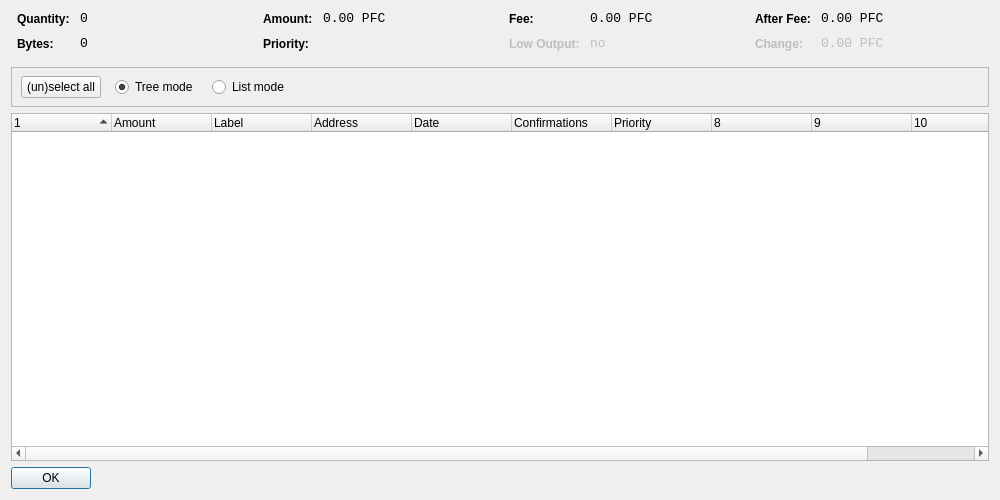
<?xml version="1.0" encoding="UTF-8"?>
<ui version="4.0">
 <class>CoinControlDialog</class>
 <widget class="QDialog" name="CoinControlDialog">
  <property name="geometry">
   <rect>
    <x>0</x>
    <y>0</y>
    <width>1000</width>
    <height>500</height>
   </rect>
  </property>
  <property name="windowTitle">
   <string>Coin Control</string>
  </property>
  <layout class="QVBoxLayout" name="verticalLayout">
   <item>
    <layout class="QHBoxLayout" name="horizontalLayoutTop" stretch="0,0,0,0">
     <property name="topMargin">
      <number>0</number>
     </property>
     <property name="bottomMargin">
      <number>10</number>
     </property>
     <item>
      <layout class="QFormLayout" name="formLayoutCoinControl1">
       <property name="horizontalSpacing">
        <number>10</number>
       </property>
       <property name="verticalSpacing">
        <number>10</number>
       </property>
       <property name="leftMargin">
        <number>6</number>
       </property>
       <property name="rightMargin">
        <number>6</number>
       </property>
       <item row="0" column="0">
        <widget class="QLabel" name="labelCoinControlQuantityText">
         <property name="styleSheet">
          <string notr="true">font-weight:bold;</string>
         </property>
         <property name="text">
          <string>Quantity:</string>
         </property>
        </widget>
       </item>
       <item row="0" column="1">
        <widget class="QLabel" name="labelCoinControlQuantity">
         <property name="font">
          <font>
           <family>Monospace</family>
           <pointsize>10</pointsize>
          </font>
         </property>
         <property name="cursor">
          <cursorShape>IBeamCursor</cursorShape>
         </property>
         <property name="contextMenuPolicy">
          <enum>Qt::ActionsContextMenu</enum>
         </property>
         <property name="text">
          <string notr="true">0</string>
         </property>
         <property name="textInteractionFlags">
          <set>Qt::LinksAccessibleByMouse|Qt::TextSelectableByKeyboard|Qt::TextSelectableByMouse</set>
         </property>
        </widget>
       </item>
       <item row="1" column="0">
        <widget class="QLabel" name="labelCoinControlBytesText">
         <property name="styleSheet">
          <string notr="true">font-weight:bold;</string>
         </property>
         <property name="text">
          <string>Bytes:</string>
         </property>
        </widget>
       </item>
       <item row="1" column="1">
        <widget class="QLabel" name="labelCoinControlBytes">
         <property name="font">
          <font>
           <family>Monospace</family>
           <pointsize>10</pointsize>
          </font>
         </property>
         <property name="cursor">
          <cursorShape>IBeamCursor</cursorShape>
         </property>
         <property name="contextMenuPolicy">
          <enum>Qt::ActionsContextMenu</enum>
         </property>
         <property name="text">
          <string notr="true">0</string>
         </property>
         <property name="textInteractionFlags">
          <set>Qt::LinksAccessibleByMouse|Qt::TextSelectableByKeyboard|Qt::TextSelectableByMouse</set>
         </property>
        </widget>
       </item>
      </layout>
     </item>
     <item>
      <layout class="QFormLayout" name="formLayoutCoinControl2">
       <property name="horizontalSpacing">
        <number>10</number>
       </property>
       <property name="verticalSpacing">
        <number>10</number>
       </property>
       <property name="leftMargin">
        <number>6</number>
       </property>
       <property name="rightMargin">
        <number>6</number>
       </property>
       <item row="0" column="0">
        <widget class="QLabel" name="labelCoinControlAmountText">
         <property name="styleSheet">
          <string notr="true">font-weight:bold;</string>
         </property>
         <property name="text">
          <string>Amount:</string>
         </property>
        </widget>
       </item>
       <item row="0" column="1">
        <widget class="QLabel" name="labelCoinControlAmount">
         <property name="font">
          <font>
           <family>Monospace</family>
           <pointsize>10</pointsize>
          </font>
         </property>
         <property name="cursor">
          <cursorShape>IBeamCursor</cursorShape>
         </property>
         <property name="contextMenuPolicy">
          <enum>Qt::ActionsContextMenu</enum>
         </property>
         <property name="text">
          <string notr="true">0.00 PFC</string>
         </property>
         <property name="textInteractionFlags">
          <set>Qt::LinksAccessibleByMouse|Qt::TextSelectableByKeyboard|Qt::TextSelectableByMouse</set>
         </property>
        </widget>
       </item>
       <item row="1" column="0">
        <widget class="QLabel" name="labelCoinControlPriorityText">
         <property name="styleSheet">
          <string notr="true">font-weight:bold;</string>
         </property>
         <property name="text">
          <string>Priority:</string>
         </property>
        </widget>
       </item>
       <item row="1" column="1">
        <widget class="QLabel" name="labelCoinControlPriority">
         <property name="font">
          <font>
           <family>Monospace</family>
           <pointsize>10</pointsize>
          </font>
         </property>
         <property name="cursor">
          <cursorShape>IBeamCursor</cursorShape>
         </property>
         <property name="contextMenuPolicy">
          <enum>Qt::ActionsContextMenu</enum>
         </property>
         <property name="text">
          <string/>
         </property>
         <property name="textInteractionFlags">
          <set>Qt::LinksAccessibleByMouse|Qt::TextSelectableByKeyboard|Qt::TextSelectableByMouse</set>
         </property>
        </widget>
       </item>
      </layout>
     </item>
     <item>
      <layout class="QFormLayout" name="formLayoutCoinControl3">
       <property name="horizontalSpacing">
        <number>10</number>
       </property>
       <property name="verticalSpacing">
        <number>10</number>
       </property>
       <property name="leftMargin">
        <number>6</number>
       </property>
       <property name="rightMargin">
        <number>6</number>
       </property>
       <item row="0" column="0">
        <widget class="QLabel" name="labelCoinControlFeeText">
         <property name="styleSheet">
          <string notr="true">font-weight:bold;</string>
         </property>
         <property name="text">
          <string>Fee:</string>
         </property>
        </widget>
       </item>
       <item row="0" column="1">
        <widget class="QLabel" name="labelCoinControlFee">
         <property name="font">
          <font>
           <family>Monospace</family>
           <pointsize>10</pointsize>
          </font>
         </property>
         <property name="cursor">
          <cursorShape>IBeamCursor</cursorShape>
         </property>
         <property name="contextMenuPolicy">
          <enum>Qt::ActionsContextMenu</enum>
         </property>
         <property name="text">
          <string notr="true">0.00 PFC</string>
         </property>
         <property name="textInteractionFlags">
          <set>Qt::LinksAccessibleByMouse|Qt::TextSelectableByKeyboard|Qt::TextSelectableByMouse</set>
         </property>
        </widget>
       </item>
       <item row="1" column="0">
        <widget class="QLabel" name="labelCoinControlLowOutputText">
         <property name="enabled">
          <bool>false</bool>
         </property>
         <property name="styleSheet">
          <string notr="true">font-weight:bold;</string>
         </property>
         <property name="text">
          <string>Low Output:</string>
         </property>
        </widget>
       </item>
       <item row="1" column="1">
        <widget class="QLabel" name="labelCoinControlLowOutput">
         <property name="enabled">
          <bool>false</bool>
         </property>
         <property name="font">
          <font>
           <family>Monospace</family>
           <pointsize>10</pointsize>
          </font>
         </property>
         <property name="cursor">
          <cursorShape>IBeamCursor</cursorShape>
         </property>
         <property name="contextMenuPolicy">
          <enum>Qt::ActionsContextMenu</enum>
         </property>
         <property name="text">
          <string notr="true">no</string>
         </property>
         <property name="textInteractionFlags">
          <set>Qt::LinksAccessibleByMouse|Qt::TextSelectableByKeyboard|Qt::TextSelectableByMouse</set>
         </property>
        </widget>
       </item>
      </layout>
     </item>
     <item>
      <layout class="QFormLayout" name="formLayoutCoinControl4">
       <property name="horizontalSpacing">
        <number>10</number>
       </property>
       <property name="verticalSpacing">
        <number>10</number>
       </property>
       <property name="leftMargin">
        <number>6</number>
       </property>
       <property name="rightMargin">
        <number>6</number>
       </property>
       <item row="0" column="0">
        <widget class="QLabel" name="labelCoinControlAfterFeeText">
         <property name="styleSheet">
          <string notr="true">font-weight:bold;</string>
         </property>
         <property name="text">
          <string>After Fee:</string>
         </property>
        </widget>
       </item>
       <item row="0" column="1">
        <widget class="QLabel" name="labelCoinControlAfterFee">
         <property name="font">
          <font>
           <family>Monospace</family>
           <pointsize>10</pointsize>
          </font>
         </property>
         <property name="cursor">
          <cursorShape>IBeamCursor</cursorShape>
         </property>
         <property name="contextMenuPolicy">
          <enum>Qt::ActionsContextMenu</enum>
         </property>
         <property name="text">
          <string notr="true">0.00 PFC</string>
         </property>
         <property name="textInteractionFlags">
          <set>Qt::LinksAccessibleByMouse|Qt::TextSelectableByKeyboard|Qt::TextSelectableByMouse</set>
         </property>
        </widget>
       </item>
       <item row="1" column="0">
        <widget class="QLabel" name="labelCoinControlChangeText">
         <property name="enabled">
          <bool>false</bool>
         </property>
         <property name="styleSheet">
          <string notr="true">font-weight:bold;</string>
         </property>
         <property name="text">
          <string>Change:</string>
         </property>
        </widget>
       </item>
       <item row="1" column="1">
        <widget class="QLabel" name="labelCoinControlChange">
         <property name="enabled">
          <bool>false</bool>
         </property>
         <property name="font">
          <font>
           <family>Monospace</family>
           <pointsize>10</pointsize>
          </font>
         </property>
         <property name="cursor">
          <cursorShape>IBeamCursor</cursorShape>
         </property>
         <property name="contextMenuPolicy">
          <enum>Qt::ActionsContextMenu</enum>
         </property>
         <property name="text">
          <string notr="true">0.00 PFC</string>
         </property>
         <property name="textInteractionFlags">
          <set>Qt::LinksAccessibleByMouse|Qt::TextSelectableByKeyboard|Qt::TextSelectableByMouse</set>
         </property>
        </widget>
       </item>
      </layout>
     </item>
    </layout>
   </item>
   <item>
    <widget class="QFrame" name="frame">
     <property name="minimumSize">
      <size>
       <width>0</width>
       <height>40</height>
      </size>
     </property>
     <property name="frameShape">
      <enum>QFrame::StyledPanel</enum>
     </property>
     <property name="frameShadow">
      <enum>QFrame::Sunken</enum>
     </property>
     <widget class="QWidget" name="horizontalLayoutWidget">
      <property name="geometry">
       <rect>
        <x>10</x>
        <y>0</y>
        <width>781</width>
        <height>41</height>
       </rect>
      </property>
      <layout class="QHBoxLayout" name="horizontalLayoutPanel" stretch="0,0,0,0,0">
       <property name="spacing">
        <number>14</number>
       </property>
       <item>
        <widget class="QPushButton" name="pushButtonSelectAll">
         <property name="sizePolicy">
          <sizepolicy hsizetype="Maximum" vsizetype="Fixed">
           <horstretch>0</horstretch>
           <verstretch>0</verstretch>
          </sizepolicy>
         </property>
         <property name="text">
          <string>(un)select all</string>
         </property>
        </widget>
       </item>
       <item>
        <widget class="QRadioButton" name="radioTreeMode">
         <property name="sizePolicy">
          <sizepolicy hsizetype="Maximum" vsizetype="Fixed">
           <horstretch>0</horstretch>
           <verstretch>0</verstretch>
          </sizepolicy>
         </property>
         <property name="text">
          <string>Tree mode</string>
         </property>
         <property name="checked">
          <bool>true</bool>
         </property>
        </widget>
       </item>
       <item>
        <widget class="QRadioButton" name="radioListMode">
         <property name="sizePolicy">
          <sizepolicy hsizetype="Maximum" vsizetype="Fixed">
           <horstretch>0</horstretch>
           <verstretch>0</verstretch>
          </sizepolicy>
         </property>
         <property name="text">
          <string>List mode</string>
         </property>
        </widget>
       </item>
       <item>
        <spacer name="horizontalSpacer">
         <property name="orientation">
          <enum>Qt::Horizontal</enum>
         </property>
         <property name="sizeHint" stdset="0">
          <size>
           <width>40</width>
           <height>20</height>
          </size>
         </property>
        </spacer>
       </item>
      </layout>
     </widget>
    </widget>
   </item>
   <item>
    <widget class="CoinControlTreeWidget" name="treeWidget">
     <property name="contextMenuPolicy">
      <enum>Qt::CustomContextMenu</enum>
     </property>
     <property name="sortingEnabled">
      <bool>false</bool>
     </property>
     <property name="columnCount">
      <number>11</number>
     </property>
     <attribute name="headerShowSortIndicator" stdset="0">
      <bool>true</bool>
     </attribute>
     <attribute name="headerStretchLastSection">
      <bool>false</bool>
     </attribute>
     <column>
      <property name="text">
       <string/>
      </property>
     </column>
     <column>
      <property name="text">
       <string>Amount</string>
      </property>
     </column>
     <column>
      <property name="text">
       <string>Label</string>
      </property>
     </column>
     <column>
      <property name="text">
       <string>Address</string>
      </property>
     </column>
     <column>
      <property name="text">
       <string>Date</string>
      </property>
     </column>
     <column>
      <property name="text">
       <string>Confirmations</string>
      </property>
      <property name="toolTip">
       <string>Confirmed</string>
      </property>
     </column>
     <column>
      <property name="text">
       <string>Priority</string>
      </property>
     </column>
     <column>
      <property name="text">
       <string/>
      </property>
     </column>
     <column>
      <property name="text">
       <string/>
      </property>
     </column>
     <column>
      <property name="text">
       <string/>
      </property>
     </column>
     <column>
      <property name="text">
       <string/>
      </property>
     </column>
    </widget>
   </item>
   <item>
    <widget class="QDialogButtonBox" name="buttonBox">
     <property name="sizePolicy">
      <sizepolicy hsizetype="Maximum" vsizetype="Fixed">
       <horstretch>0</horstretch>
       <verstretch>0</verstretch>
      </sizepolicy>
     </property>
     <property name="orientation">
      <enum>Qt::Horizontal</enum>
     </property>
     <property name="standardButtons">
      <set>QDialogButtonBox::Ok</set>
     </property>
    </widget>
   </item>
  </layout>
 </widget>
 <customwidgets>
  <customwidget>
   <class>CoinControlTreeWidget</class>
   <extends>QTreeWidget</extends>
   <header>coincontroltreewidget.h</header>
  </customwidget>
 </customwidgets>
 <resources/>
 <connections/>
</ui>
